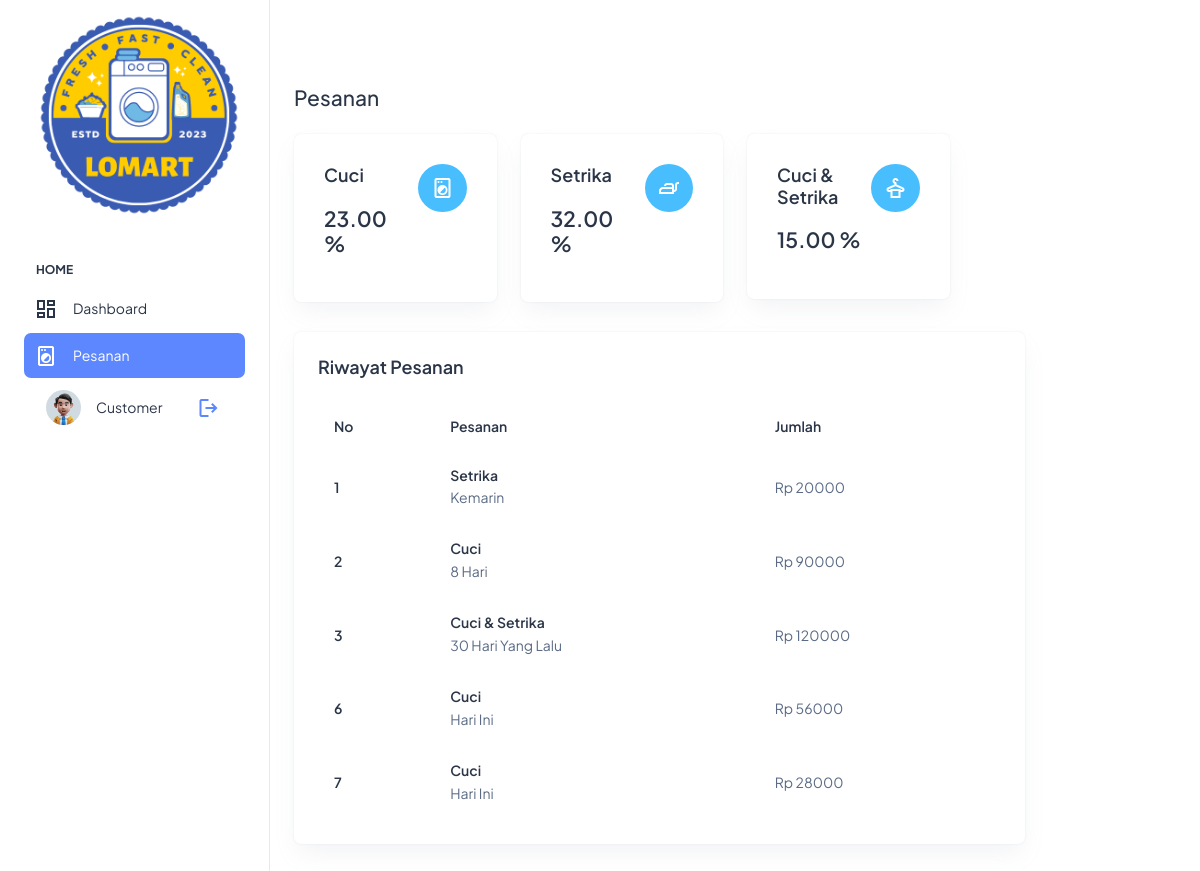
/pesanan.php, run on the app's committed database.
### tables this page shows
CREATE TABLE `rekap_pesanan` (
  `id_rekap` int(255) NOT NULL,
  `hari` date NOT NULL,
  `cuci` int(255) NOT NULL,
  `setrika` int(255) NOT NULL,
  `cuci_setrika` int(255) NOT NULL
);

CREATE TABLE `pesanan` (
  `id_pesanan` int(11) NOT NULL,
  `nama_customer` varchar(255) NOT NULL,
  `pesanan` varchar(255) NOT NULL,
  `alamat` varchar(255) NOT NULL,
  `hari` varchar(255) NOT NULL,
  `jumlah` int(100) NOT NULL,
  `prog_cuci` int(3) NOT NULL,
  `prog_setrika` int(3) NOT NULL,
  `prog_kirim` int(3) NOT NULL,
  `kode_mc` varchar(10) NOT NULL
);

### pesanan.php (the view, shortened to what this page needs)
<!DOCTYPE html>
<html lang="en">
<head>
  <link rel="stylesheet" href="assets/css/styles.min.css" />
</head>
<body>
  <div class="page-wrapper" id="main-wrapper" data-layout="vertical" data-navbarbg="skin6" data-sidebartype="full"
    data-sidebar-position="fixed" data-header-position="fixed">
    <?php
    include 'left-sidebar.php'
      ?>
    <div class="body-wrapper">
      <header class="app-header">
        <nav class="navbar navbar-expand-lg navbar-light">
          <div class="navbar-collapse justify-content-end px-0" id="navbarNav">
            <ul class="navbar-nav flex-row ms-auto align-items-center justify-content-end">
              <li class="nav-item dropdown">
                <a class="nav-link nav-icon-hover" href="javascript:void(0)" id="drop2" data-bs-toggle="dropdown"
                  aria-expanded="false">
                  <i class="ti ti-bell-ringing"></i>
                </a>
              </li>
            </ul>
          </div>
        </nav>
      </header>
      <div class="container-fluid">
        <div class="row">
          <h4 class="fw-bold mb-4">Pesanan</h4>
          <?php
          include "conn.php";
          $query_mysql = mysqli_query($mysqli, "SELECT * FROM rekap_pesanan WHERE id_rekap=1");
          while ($data = mysqli_fetch_array($query_mysql)) { ?>
            <div class="col-sm-4 col-lg-3">
              <a href="">
                <div class="card">
                  <div class="card-body">
                    <div class="row alig n-items-start">
                      <div class="col-8">
                        <h5 class="card-title mb-9 fw-semibold">Cuci</h5>
                        <h4 class="fw-semibold mb-3">
                          <?php
                          $num = $data['cuci'];
                          echo number_format((float) $num, 2, '.', '');
                          ?> %
                        </h4>
                      </div>
                      <div class="col-4">
                        <div class="d-flex justify-content-end">
                          <div
                            class="text-white bg-secondary rounded-circle p-6 d-flex align-items-center justify-content-center">
                            <span class="material-symbols-outlined">
                            </span>
                          </div>
                        </div>
                      </div>
                    </div>
                  </div>
                </div>
              </a>
            </div>
            <div class="col-sm-4 col-lg-3">
              <a href="">
                <div class="card">
                  <div class="card-body">
                    <div class="row alig n-items-start">
                      <div class="col-8">
                        <h5 class="card-title mb-9 fw-semibold">Setrika</h5>
                        <h4 class="fw-semibold mb-3">
                          <?php
                          $num = $data['setrika'];
                          echo number_format((float) $num, 2, '.', '');
                          ?> %
                        </h4>
                      </div>
                      <div class="col-4">
                        <div class="d-flex justify-content-end">
                          <div
                            class="text-white bg-secondary rounded-circle p-6 d-flex align-items-center justify-content-center">
                            <span class="material-symbols-outlined"> iron </span>
                          </div>
                        </div>
                      </div>
                    </div>
                  </div>
                </div>
              </a>
            </div>
            <div class="col-sm-4 col-lg-3">
              <a href="">
                <div class="card">
                  <div class="card-body">
                    <div class="row alig n-items-start">
                      <div class="col-8">
                        <h5 class="card-title mb-9 fw-semibold">
                          Cuci & Setrika
                        </h5>
                        <h4 class="fw-semibold mb-3">
                          <?php
                          $num = $data['cuci_setrika'];
                          echo number_format((float) $num, 2, '.', '');
                          ?> %
                        </h4>
                      </div>
                      <div class="col-4">
                        <div class="d-flex justify-content-end">
                          <div
                            class="text-white bg-secondary rounded-circle p-6 d-flex align-items-center justify-content-center">
                            <span class="material-symbols-outlined">
                            </span>
                          </div>
                        </div>
                      </div>
                    </div>
                  </div>
                </div>
              </a>
            </div>
          </div>
          <?php
          }
          ?>
        <div class="row">
          <?php
          include "conn.php";
          $query_mysql = mysqli_query($mysqli, "SELECT * FROM pesanan");
          ?>
          <div class="col-lg-10 d-flex align-items-stretch">
            <div class="card w-100">
              <div class="card-body p-4">
                <h5 class="card-title fw-semibold mb-4">Riwayat Pesanan</h5>
                <div class="table-responsive">
                  <table class="table text-nowrap mb-0 align-middle">
                    <thead class="text-dark fs-4">
                      <tr>
                        <th class="border-bottom-0">
                          <h6 class="fw-semibold mb-0">No</h6>
                        </th>
                        <th class="border-bottom-0">
                          <h6 class="fw-semibold mb-0">Pesanan</h6>
                        </th>
                        <th class="border-bottom-0">
                          <h6 class="fw-semibold mb-0">Jumlah</h6>
                        </th>
                      </tr>
                    </thead>
                    <?php
                    while ($data = mysqli_fetch_array($query_mysql)) {
                      ?>
                      <tbody>
                        <tr>
                          <td class="border-bottom-0">
                            <h6 class="fw-semibold mb-0">
                              <?php echo $data['id_pesanan']; ?>
                            </h6>
                          </td>
                          <td class="border-bottom-0">
                            <h6 class="fw-semibold mb-1">
                              <?php echo $data['pesanan']; ?>
                            </h6>
                            <span class="fw-normal">
                              <?php echo $data['hari']; ?>
                            </span>
                          </td>
                          <td class="border-bottom-0">
                            <div class="d-flex align-items-center gap-2">
                              <span class="fw-normal">Rp
                                <?php echo $data['jumlah']; ?>
                              </span>
                            </div>
                          </td>
                        </tr>
                      <?php } ?>
                    </tbody>
                  </table>
                </div>
              </div>
            </div>
          </div>
        </div>
      </div>
    </div>
  </div>
</body>
</html>

### data on the page
rekap_pesanan: cuci "23.00", setrika "32.00", cuci_setrika "15.00"
pesanan: id_pesanan "1", pesanan "Setrika", hari "Kemarin", jumlah "20000"
pesanan: id_pesanan "2", pesanan "Cuci", hari "8 Hari", jumlah "90000"
pesanan: id_pesanan "3", pesanan "Cuci & Setrika", hari "30 Hari Yang Lalu", jumlah "120000"
pesanan: id_pesanan "6", pesanan "Cuci", hari "Hari Ini", jumlah "56000"
pesanan: id_pesanan "7", pesanan "Cuci", hari "Hari Ini", jumlah "28000"
